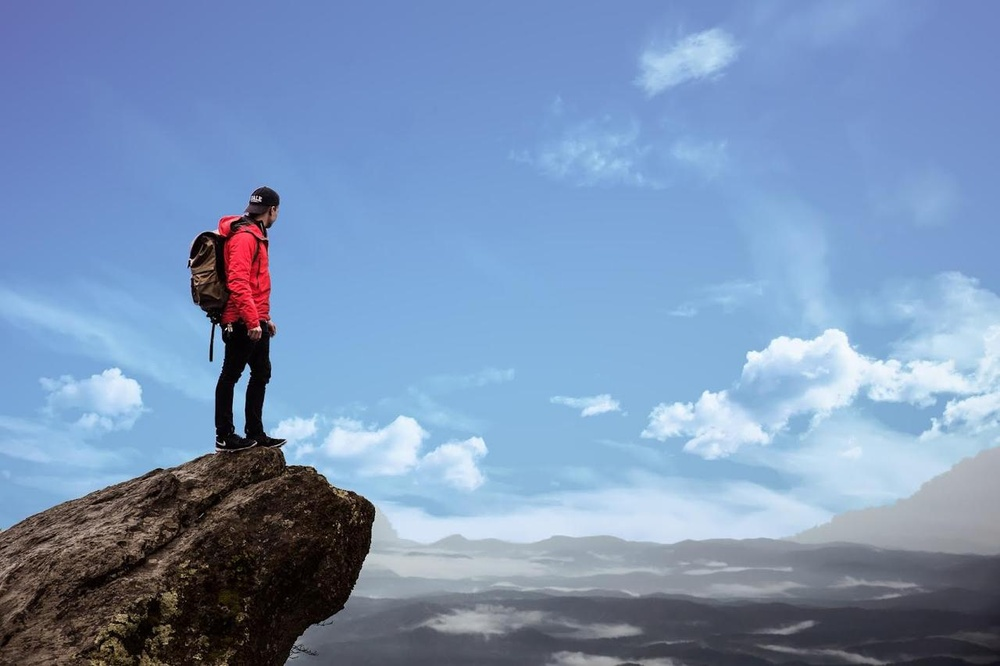
#> input picture Holin/otsu_test.jpeg, 1000 x 666 px, shrunk from 1280 x 853 before the run, found by its file name
$ python otsu.py
#> lines starting #> are read from the running program, lines starting #| are printed output that depends on the picture; after the words box and inside, x2 and y2 are one past the last pixel; in counts of white or black regions, pixels touching at a corner belong together
import numpy as np
import cv2
import random

def threshold_image(im,th):
    threshold_im = np.zeros(im.shape)
    threshold_im[im>th] = 1
    return threshold_im

def compute_otsu_criteria(im:np.ndarray,th):
    thresholded_im = threshold_image(im,th)
    nb_pixels = im.size
    nb_pixels1 = np.count_nonzero(thresholded_im)
    weight1 = nb_pixels1/nb_pixels
    weight0 = 1-weight1
    if weight1 == 0 or weight0 == 0:
        return np.inf
    val_pixels1 = im[thresholded_im==1]
    val_pixels0 = im[thresholded_im==0]
    var0 = np.var(val_pixels0) if len(val_pixels0) > 0 else 0
    var1 = np.var(val_pixels1) if len(val_pixels1) > 0 else 0
    return weight0*var0 + weight1*var1

# [8 lines of commented-out code are left out]
def find_threshold_ga(im:np.ndarray,population_size=12,generations=30,mutation_rate=0.2):

    # initialize random population
    population = [random.randint(0, 255) for _ in range(population_size)]
    # iterate over generations
    for gen in range(generations):
        # sort population based on fitness value
        fitness = [compute_otsu_criteria(im,t) for t in population]
        population = sorted(population, key=lambda t: fitness[population.index(t)])
        # select the best half of the population
        next_population = population[:population_size//2]
        # generate offspring
        while len(next_population) < population_size:
            parent1, parent2 = random.sample(next_population[:population_size//2], 2)
            crossover_point = random.randint(0, 255)
            child = (parent1 & crossover_point) | (parent2 & ~crossover_point) # crossover using bitwise operation
            if random.random() < mutation_rate:
                child = random.randint(0, 255)
            next_population.append(child)
        population = next_population
        # for visualization purpose
        print("\n##################")
        print("##Generation %2d" %(gen+1),"##")
        print("##################")
        zipped = zip(population,fitness)
        print("pop (threshold val),\t fitness value")
        for z in zipped:
            print("\t",z[0],",\t\t",z[1])
        #
    # return the best threshold, 0 because the population is sorted in ascending order
    # and the best threshold is the first element because it has the lowest within class variance
    best_threshold = population[0]
    return best_threshold


path = "D:\SKRIPSI related\PY\gogogo\otsu_test.jpeg"
im = cv2.imread(path,0)
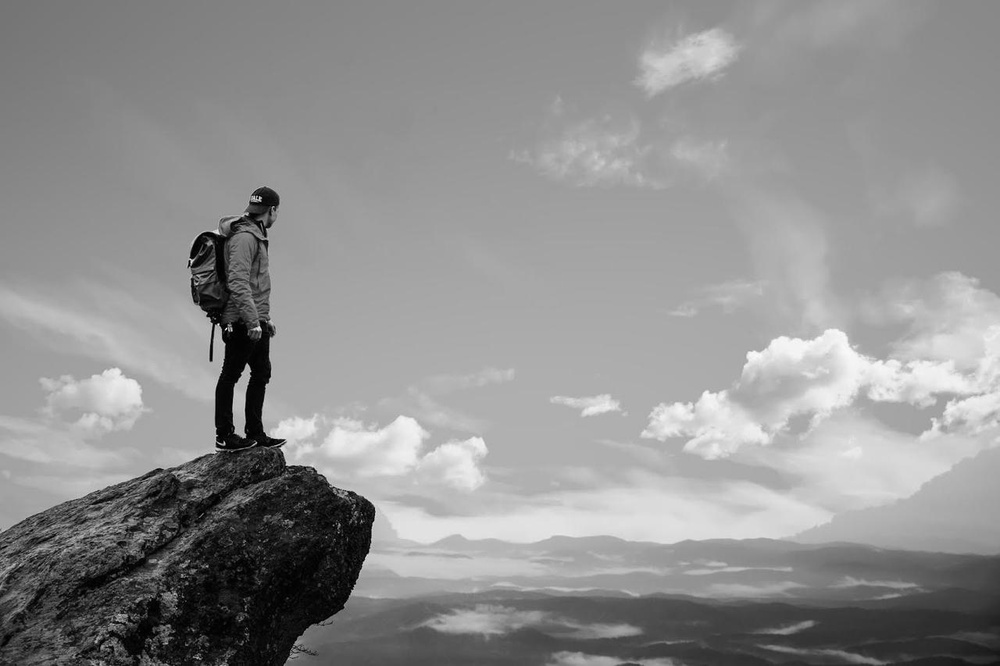
#> im: shape (666, 1000); min 0, max 254, mean 144.3
cv2.imshow("original",im)
cv2.waitKey(0)

# [5 lines of commented-out code are left out]

best_th = find_threshold_ga(im)
#> the loop in find_threshold_ga, `for gen in range(generations):` made 30 passes
#> pass 1, in compute_otsu_criteria, `thresholded_im = threshold_image(im,th)`:
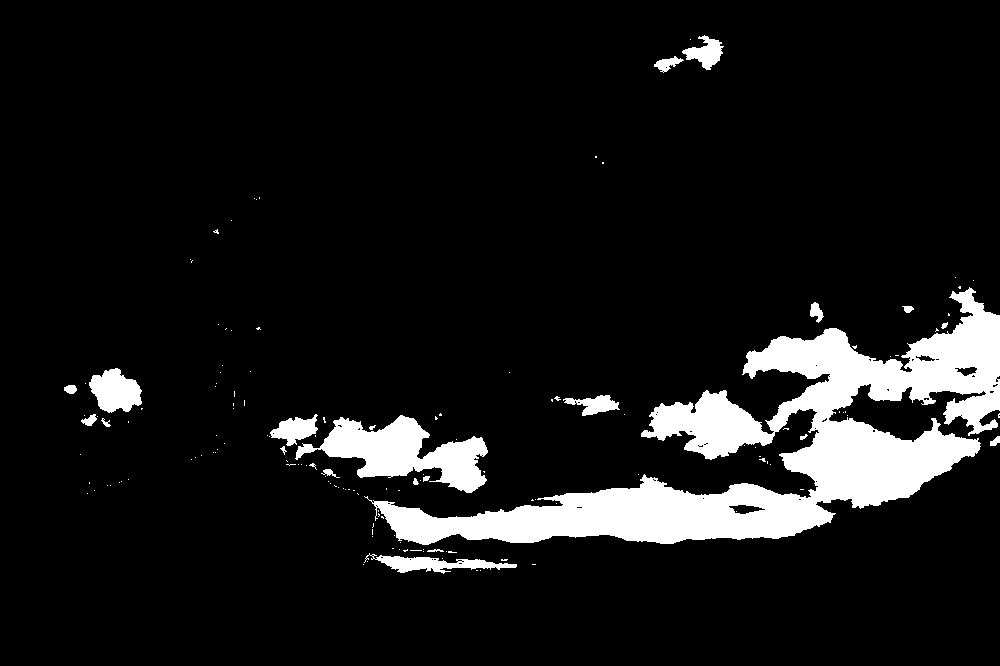
#> thresholded_im: shape (666, 1000) float64; values 0 (black) and 1 (white), 9.3% white; 148 white regions (126 under 20 px), largest, box (x1, y1, x2, y2) and area: (364, 287, 1000, 545) 48822, (295, 415, 488, 493) 6828, (89, 368, 142, 413) 1613
#> pass 1, in compute_otsu_criteria (call 2), `thresholded_im = threshold_image(im,th)`:
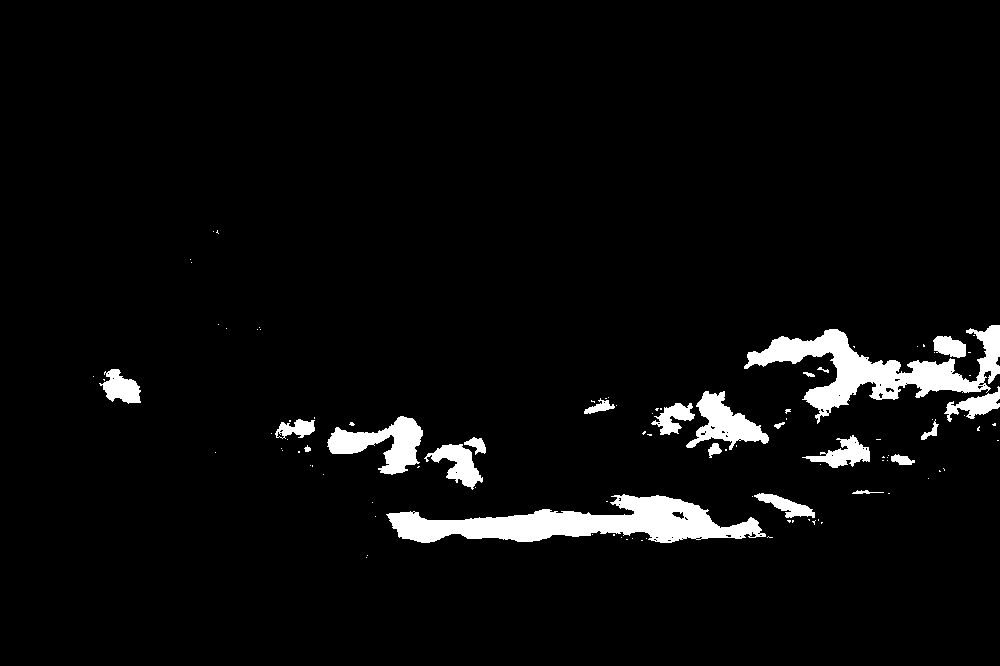
#> thresholded_im: shape (666, 1000) float64; values 0 (black) and 1 (white), 4.4% white; 103 white regions (81 under 20 px), largest, box (x1, y1, x2, y2) and area: (386, 494, 766, 543) 9228, (744, 325, 1000, 424) 7960, (327, 416, 423, 475) 2628
#> pass 1, in compute_otsu_criteria (call 3), `thresholded_im = threshold_image(im,th)`:
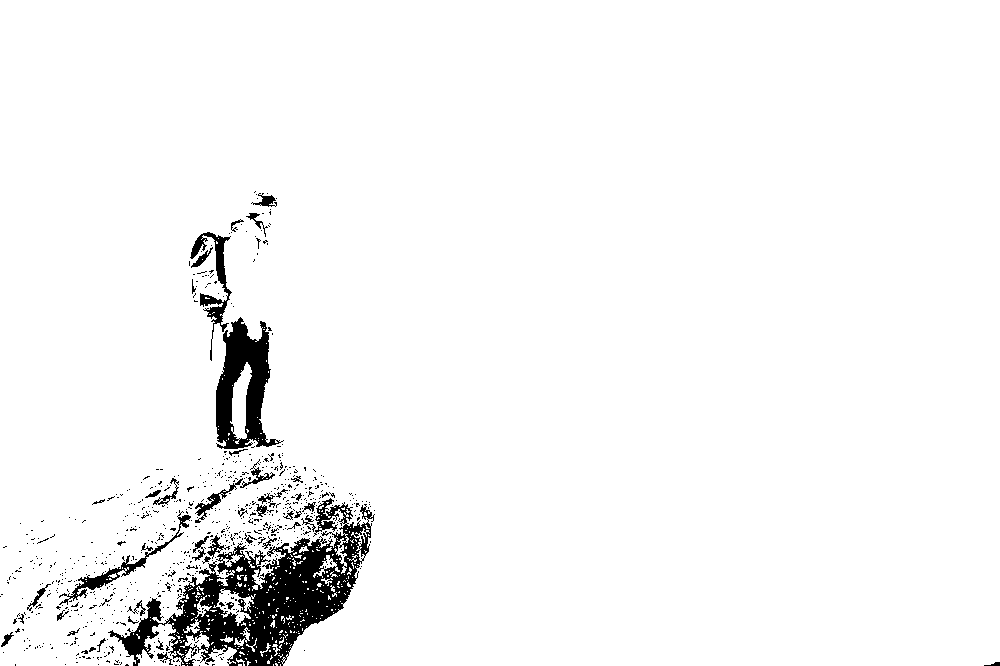
#> thresholded_im: shape (666, 1000) float64; values 0 (black) and 1 (white), 96% white; 762 black regions (713 under 20 px), largest, box (x1, y1, x2, y2) and area: (108, 498, 375, 666) 14902, (216, 317, 284, 449) 4397, (190, 232, 232, 361) 1187
print("Best threshold:",best_th)
thresholded_im = threshold_image(im,best_th)
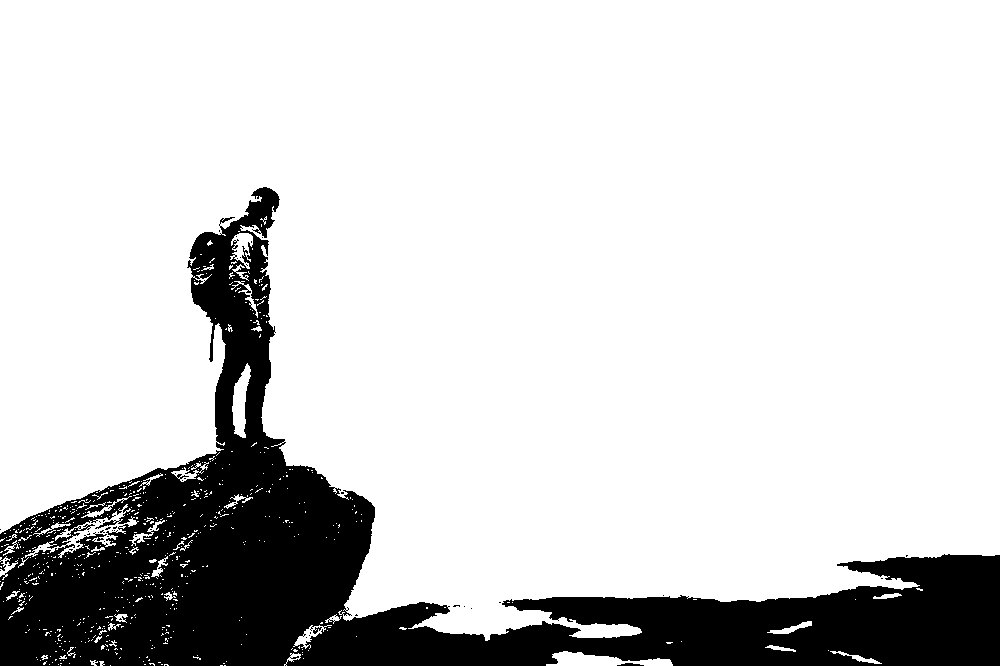
#> thresholded_im: shape (666, 1000) float64; values 0 (black) and 1 (white), 82.4% white; 53 black regions (50 under 20 px), largest, box (x1, y1, x2, y2) and area: (0, 187, 1000, 666) 116797, (617, 663, 644, 666) 54, (313, 627, 322, 634) 30
cv2.imshow("thresholded",thresholded_im*255)
cv2.waitKey(0)
